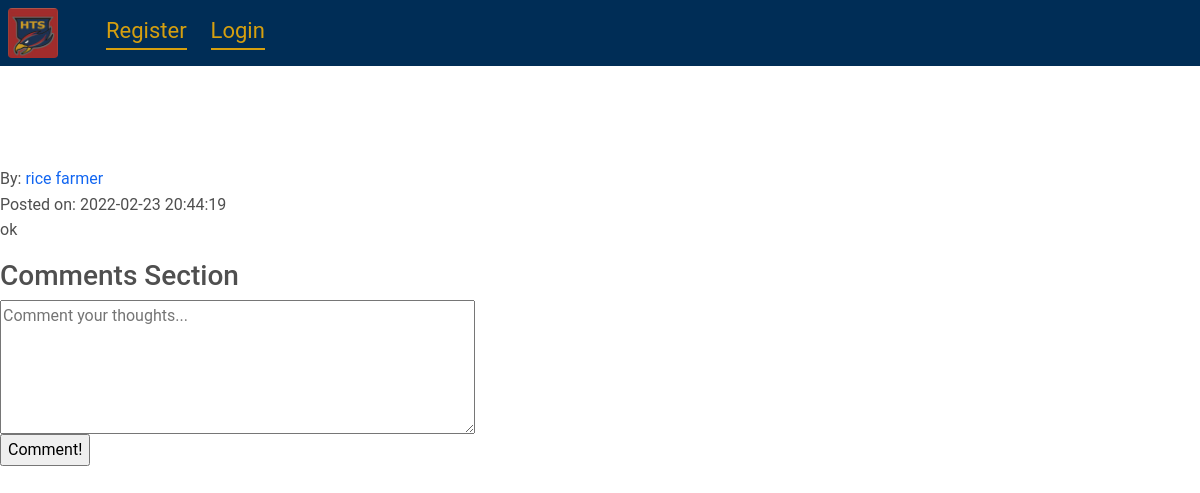
Before: /p/view/3 with the older database file.
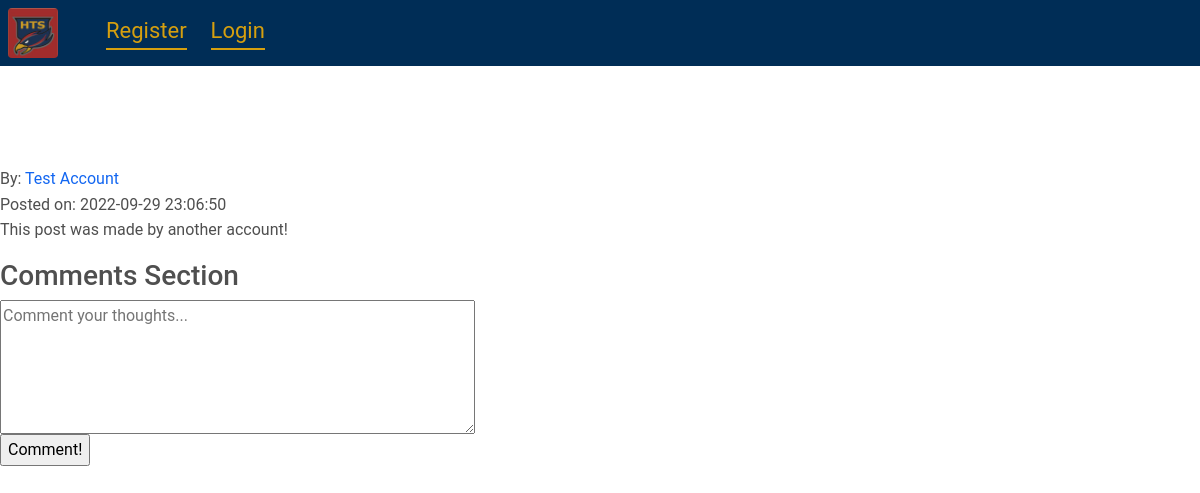
After: the same page with the newer database file.
### tables this page shows
CREATE TABLE user (
    id          INTEGER CHECK(id > 0),
    username    TEXT    UNIQUE NOT NULL,
    password    TEXT    NOT NULL CHECK(length(password) >= 8),
    timestamp  DATETIME DEFAULT CURRENT_TIMESTAMP NOT NULL,
    PRIMARY KEY(id)
);

CREATE TABLE post (
    id          INTEGER CHECK(id > 0),
    authorid    INTEGER NOT NULL,
    title       TEXT    NOT NULL,
    content     TEXT    NOT NULL,
    timestamp  DATETIME DEFAULT CURRENT_TIMESTAMP NOT NULL,
    PRIMARY KEY(id),
    FOREIGN KEY(authorid) REFERENCES user(id)
);

### flaskr/post.py (the view)
@blueprint.route("/view/<postid>", methods=("GET",))
def view(postid):
    user_id = session.get("user_id")
    db = get_database()
    post = db.execute("SELECT * FROM post WHERE id = ?", (postid,)).fetchone()
    user_comments = [{
        "content": comment["content"],
        "timestamp": comment["timestamp"],
        "id": comment["id"]
    } for comment in db.execute("SELECT content,timestamp,id FROM comment WHERE postid = ? AND authorid = ? AND replyingid IS NULL ORDER BY id DESC", (postid, user_id,)).fetchall()]
    other_comments = [{
        "content": comment["content"],
        "authorid": comment["authorid"],
        "timestamp": comment["timestamp"],
        "id": comment["id"],
        "author": db.execute("SELECT username FROM user WHERE id = ?", (comment["authorid"],)).fetchone()["username"]
    } for comment in db.execute("SELECT content,authorid,timestamp,id FROM comment WHERE postid = ? AND authorid != ? AND replyingid IS NULL ORDER BY id DESC", (postid, user_id,)).fetchall()]
    if post is None:
        flash("That post does not exist.")
        return redirect(url_for("index"))
    authorName = db.execute("SELECT username FROM user WHERE id = ?", (post["authorid"],)).fetchone()
    return render_template("post/view.html", post={
        "id": post["id"],
        "authorid": post["authorid"],
        "title": post["title"],
        "content": post["content"],
        "timestamp": post["timestamp"],
        "author": authorName["username"],
        "comments": {
            "user": user_comments,
            "other": other_comments
        }
    })

### flaskr/auth.py (called while the page is built, shortened)
@blueprint.before_app_request
def load_login():
    id = session.get("user_id")
    if id == None:
        globals.user = None

### flaskr/database.py (called while the page is built)
def get_database():
    if "db" not in globals:
        globals.db = sqlite3.connect(current_app.config["DATABASE"], detect_types=sqlite3.PARSE_DECLTYPES)
        globals.db.row_factory = sqlite3.Row
    return globals.db

def close_database(_ = None):
    db: sqlite3.Connection = globals.pop("db", None)
    if db is not None:
        db.close()

### flaskr/templates/post/view.html (shortened to what this page needs)
{% extends "base.html" %}
{% block content %}
    <span>By: <a href="{{ url_for('user.view', userid=post['authorid']) }}">{{ post["author"] }}</a></span>
    <br>
    <span>Posted on: {{ post["timestamp"] }}</span>
    <p>{{ post["content"] }}</p>
    <div class="comments-section" id="api-endpoint-carrier" data-postfetchreplies="{{ url_for('post.fetchreplies', commentid=0) }}" data-userview="{{ url_for('user.view', userid=0) }}">
        <h3>Comments Section</h3>
        <form method="POST" action="{{ url_for('post.comment', postid=post['id']) }}">
            <textarea id="content1" name="content" required placeholder="Comment your thoughts..." cols="50" rows="5"></textarea>
            <br>
            <input type="submit" value="Comment!">
        </form>
    </div>
{% endblock %}

Changed rows visible on the page:
removed user: author "rice farmer"
now on this page (row edited): user: author "Test Account"
changed post: timestamp "2022-02-23 20:44:19" → "2022-09-29 23:06:50"; content "ok" → "This post was made by another account!"
